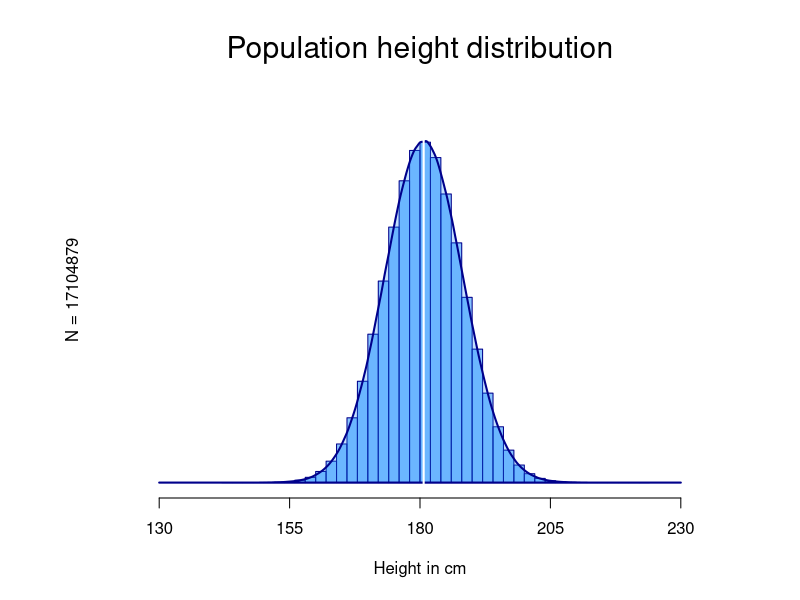
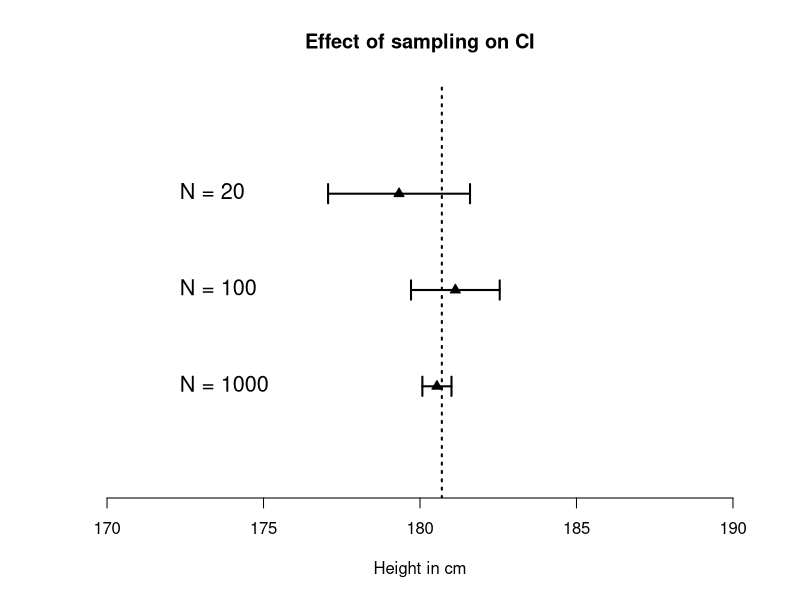
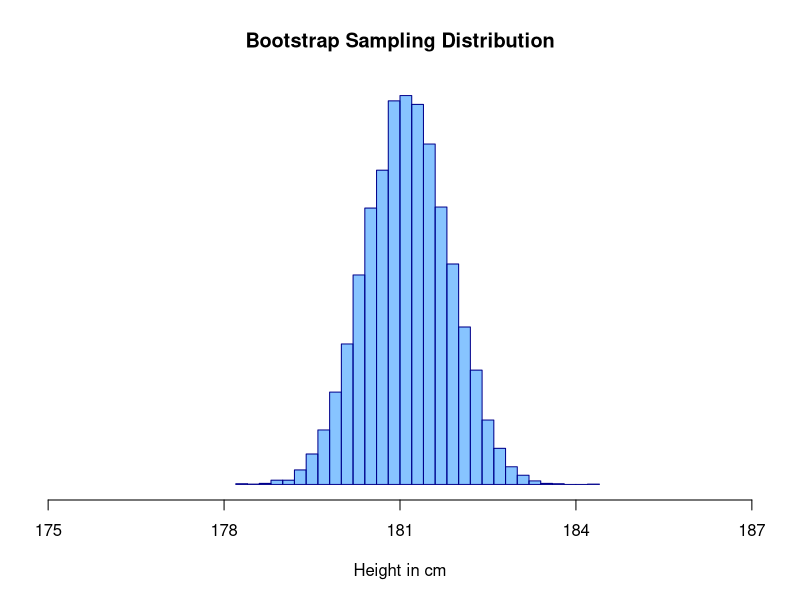
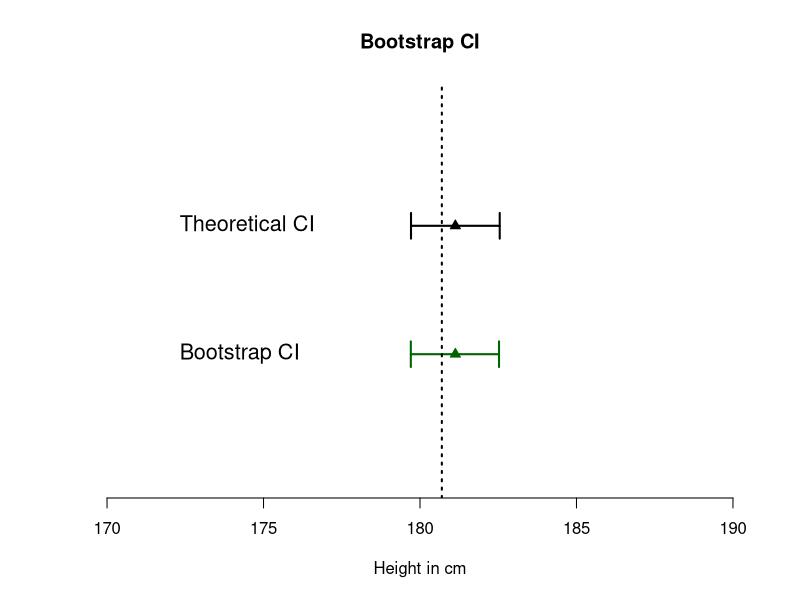
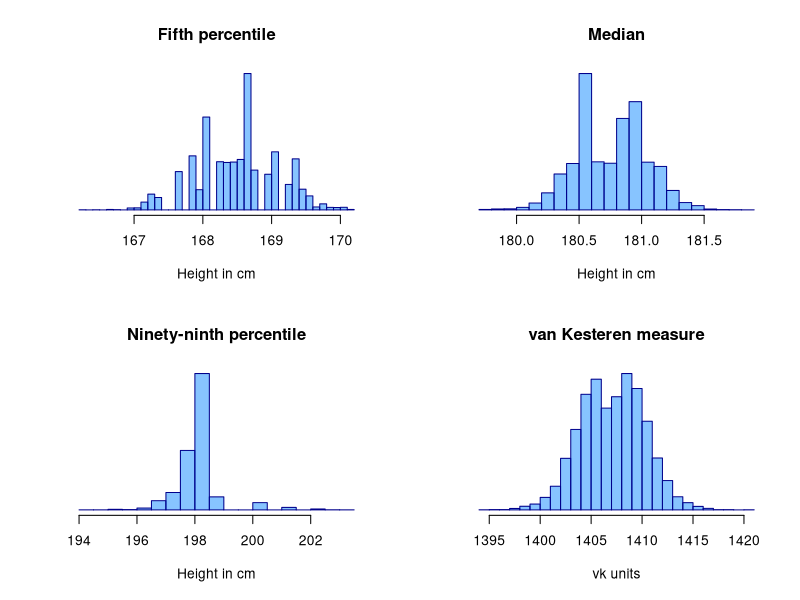
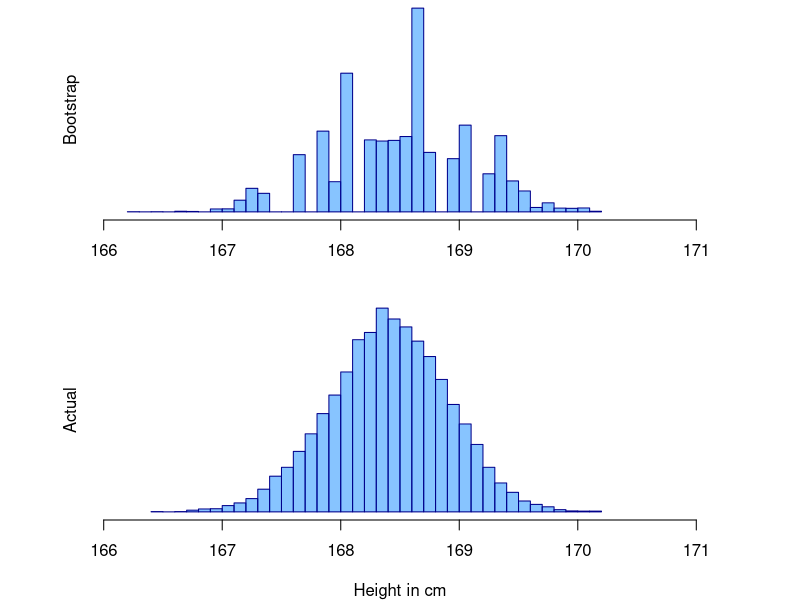

These figures' R source, in order:
## ---- chunk 1
knitr::opts_chunk$set(echo = TRUE)
knitr::opts_chunk$set(dev = 'svg')
## ---- chunk 2
# generate population data
set.seed(3665364)
pop <- rnorm(17104879, mean = 180.7, sd = 7.5)

# plot the distribution
hist(pop, freq = FALSE, ylim = c(0,0.06), xlim = c(120, 240), axes = FALSE, 
     breaks = 30, xlab = "", ylab = "", main = "", col = "#1E90FF88", 
     border = "#00008B")
polygon(density(pop, from = 130, to = 230), cex = 2, col = "#1E90FF44", 
        border = "#00008B", lwd = 2)
abline(v = 180.7, col = "white", lwd = 2)
axis(1, at = c(130,155,180,205,230))
mtext("Population height distribution", side = 3, line = 1, cex = 1.8)
mtext("N = 17104879", side = 2, line = 0)
mtext("Height in cm", side = 1, line = 3)

## ---- chunk 3
cat(" Statistics about the population:\n",
    "--------------------------------\n",
    "The shortest person is ", min(pop), " cm tall.\n",
    "Mean height is ", mean(pop), " cm.\n",
    "Median height is ", median(pop), " cm.\n",
    "The 5th and 95th percentiles are ", quantile(pop, probs = c(0.05, 0.95)), "cm.\n",
    "The tallest person is ", max(pop), " cm tall.")
## ---- chunk 4
# randomly sample from population
small <- sample(pop, 20)
medium <- sample(pop, 100)
large <- sample(pop, 1000)

# calculate means
means <- mean(small)
meanm <- mean(medium)
meanl <- mean(large)

# calculate standard errors
ses <- sd(small)/sqrt(length(small))
sem <- sd(medium)/sqrt(length(medium))
sel <- sd(large)/sqrt(length(large))

# calculate confidence intervals
CIs <- c(means-1.96*ses, means+1.96*ses)
CIm <- c(meanm-1.96*sem, meanm+1.96*sem)
CIl <- c(meanl-1.96*sel, meanl+1.96*sel)

# initialise plot
plot(0, xlim = c(170, 190), ylim = c(0, 4), bty = "L", xlab = "Height in cm",
     ylab = "", axes = F, cex = 1.3, main = "Effect of sampling on CI")
axis(1, cex = 1.3)

# horizontal lines
lines(CIl, y = c(1,1), lwd = 2)
lines(CIm, y = c(2,2), lwd = 2)
lines(CIs, y = c(3,3), lwd = 2)

# points
points(c(means, meanm, meanl), c(3,2,1), bg = "black", pch=24)

# vertical lines
lines(c(CIl[1], CIl[1]), c(0.9, 1.1), lwd = 2)
lines(c(CIl[2], CIl[2]), c(0.9, 1.1), lwd = 2)
lines(c(CIm[1], CIm[1]), c(1.9, 2.1), lwd = 2)
lines(c(CIm[2], CIm[2]), c(1.9, 2.1), lwd = 2)
lines(c(CIs[1], CIs[1]), c(2.9, 3.1), lwd = 2)
lines(c(CIs[2], CIs[2]), c(2.9, 3.1), lwd = 2)

# true mean
abline(v = mean(pop), lwd = 2, lty = 3)

# text
text(y = c(1,2,3), x = 172, labels = c("N = 1000", "N = 100", "N = 20"), pos = 4, cex = 1.3)
## ---- chunk 5
# Let's bootstrap 10000 times!
mean_sampling_distribution <- numeric(10000)
for (i in 1:10000){
  bootstrap_sample <- sample(medium, replace = T)
  mean_sampling_distribution[i] <- mean(bootstrap_sample)
}

opt <- par(mar = c(5,1,4,1))
hist(mean_sampling_distribution, freq = FALSE, 
     xlim = c(175, 187), axes = FALSE, breaks = 30, xlab = "Height in cm", 
     ylab = "", main = "Bootstrap Sampling Distribution", col = "#1E90FF88", 
     border = "#00008B")
axis(1, at = c(175,178,181,184,187))

## ---- chunk 6
par(opt)
## ---- chunk 7
CIbootstrap <- quantile(mean_sampling_distribution, probs = c(0.025,0.975))

# plot
plot(0, xlim = c(170, 190), ylim = c(0, 3), bty = "L", xlab = "Height in cm",
     ylab = "", axes = F, cex = 1.3, main = "Bootstrap CI")
axis(1, cex = 1.3)

# original CI
lines(CIm, y = c(2,2), lwd = 2)
lines(c(CIm[1], CIm[1]), c(1.9, 2.1), lwd = 2)
lines(c(CIm[2], CIm[2]), c(1.9, 2.1), lwd = 2)

# bootstrap CI
lines(CIbootstrap, y = c(1,1), lwd = 2, col = "dark green")
lines(c(CIbootstrap[1], CIbootstrap[1]), c(0.9, 1.1), lwd = 2, col = "dark green")
lines(c(CIbootstrap[2], CIbootstrap[2]), c(0.9, 1.1), lwd = 2, col = "dark green")

# true mean
abline(v = mean(pop), lwd = 2, lty = 3)

# text
text(y = c(1,2), x = 172, labels = c("Bootstrap CI", "Theoretical CI"), pos = 4, cex = 1.3)

# points
points(c(meanm, meanm), c(2,1), bg = c("black", "dark green"), 
       col = c("black", "dark green"), pch=24)


## ---- chunk 8

vkmeasure <- function(x){
  return(mean(x)/length(x)*sum(abs(x^(1/3)-sqrt(median(x)))))
}

perc5 <- median <- perc99 <- vkmeas <- numeric(10000)

for (i in 1:10000){
  bootstrap_sample <- sample(large, replace = T) # bootstrap from large this time
  perc5[i] <- quantile(bootstrap_sample, probs = 0.05)
  median[i] <- median(bootstrap_sample)
  perc99[i] <- quantile(bootstrap_sample, probs = 0.99)
  vkmeas[i] <- vkmeasure(bootstrap_sample)
}

par(mfrow = c(2,2))
hist(perc5, freq = FALSE, 
     axes = FALSE, breaks = 30, xlab = "Height in cm", 
     ylab = "", main = "Fifth percentile", col = "#1E90FF88", 
     border = "#00008B")
axis(1)
hist(median, freq = FALSE, 
     axes = FALSE, breaks = 30, xlab = "Height in cm", 
     ylab = "", main = "Median", col = "#1E90FF88", 
     border = "#00008B")
axis(1)
hist(perc99, freq = FALSE, 
     axes = FALSE, breaks = 30, xlab = "Height in cm", 
     ylab = "", main = "Ninety-ninth percentile", col = "#1E90FF88", 
     border = "#00008B")
axis(1)
hist(vkmeas, freq = FALSE, 
     axes = FALSE, breaks = 30, xlab = "vk units", 
     ylab = "", main = "van Kesteren measure", col = "#1E90FF88", 
     border = "#00008B")
axis(1)

## ---- chunk 9
# Sample 10000 times from the ACTUAL population
perc5actual <- numeric(10000)
for (i in 1:10000){
  smp <- sample(pop, 1000)
  perc5actual[i] <- quantile(smp, probs = 0.05)
}

# Compare bootstrap to actual sampling distribution
opt <- par(mfrow = c(2,1), mar = c(4, 4, 0, 4))
hist(perc5, freq = FALSE, xlim = c(166, 171),
     axes = FALSE, breaks = 30, xlab = "", 
     ylab = "", main = "", col = "#1E90FF88", 
     border = "#00008B")
mtext(text = "Bootstrap", side = 2)
axis(1)
hist(perc5actual, freq = FALSE, xlim = c(166, 171),
     axes = FALSE, breaks = 30, xlab = "Height in cm", 
     ylab = "",main = "", col = "#1E90FF88", 
     border = "#00008B")
mtext(text = "Actual", side = 2)
axis(1)
